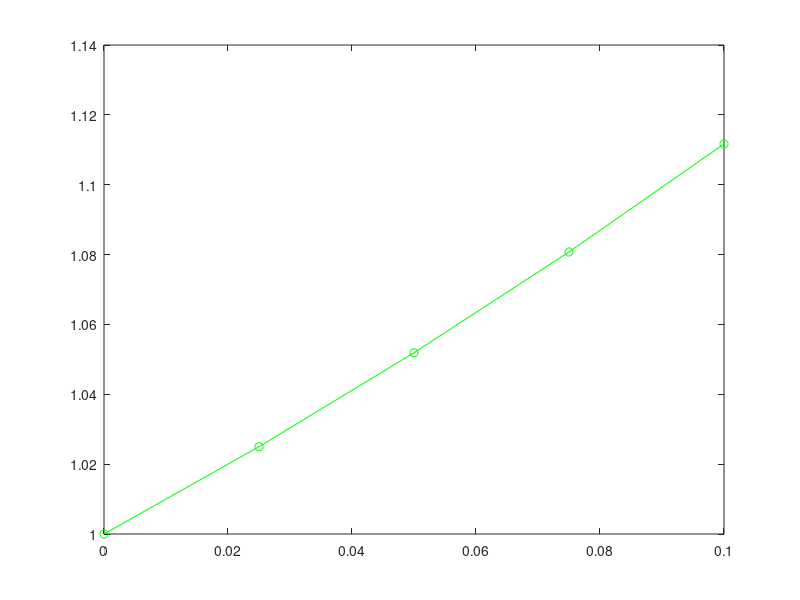

The MATLAB source for this figure:
%Euler's method to find y(2.2) for the ode dy/dx = x+y+xy, where y(2)=1
f=@(x,y)(x+y+x*y);

h = 0.025;
x = 0:h:0.1;
n = length(x);
y(1) = 1;

for i = 1:n-1
  y(i+1) = y(i)+h*f(x(i), y(i));
end

for i = 1:n
  fprintf('%f\t %f\n', x(i), y(i));
end

plot(x, y, 'g-o');
